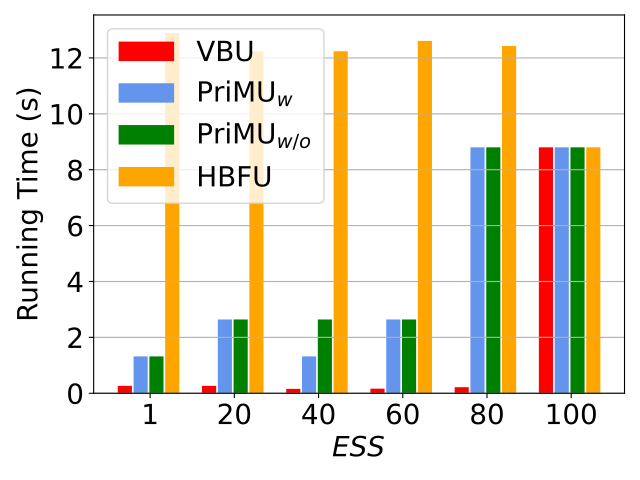

Python code for this plot:
import matplotlib.pyplot as plt
import numpy as np

# user num = 50
labels = ['1', '20', '40', '60', '80', '100']
#unl_fr = [10*10*0.22 *5, 10*10*0.22*5, 10*10*0.22 *5, 10*10*0.22*5 , 10*10*0.22*5  , 10*10*0.22*5  ]

unl_hess_r = [516*20/6000*0.22*5 +2.2*5 , 338*20/6000*0.22*5 +2.2*5 , 338*20/6000*0.22*5 +2.2*5 , 439*20/6000*0.22*5 +2.2*5 , 389*20/6000*0.22*5 +2.2 *5, 1200*20/6000*0.22*2*5]
unl_br = [72*20/6000*0.22*5           , 72*20/6000*0.22   *5    , 43*20/6000*0.22 *5      , 45*20/6000*0.22*5, 59*20/6000*0.22*5, 1200*20/6000*0.22*2*5 ]


unl_vib = [180*20/6000*0.22*5   *2      , 360*20/6000*0.22  *2 *5   , 180*20/6000*0.22  *2 *5  , 360*20/6000*0.22 *2*5, 1200*20/6000*0.22*2*5, 1200*20/6000*0.22*2*5 ]
unl_self_r = [180*20/6000*0.22*5  *2    , 360*20/6000*0.22  *2  *5  , 360*20/6000*0.22  *2  *5  , 360*20/6000*0.22 *2*5, 1200*20/6000*0.22*2*5, 1200*20/6000*0.22*2*5]




x = np.arange(len(labels))  # the label locations
width = 0.6  # the width of the bars
# no_noise = np.around(no_noise,0)
# samping = np.around(samping,0)
# ldp = np.around(ldp,0)


plt.figure()
#plt.subplots(figsize=(8, 5.3))
#plt.bar(x - width / 2 - width / 8 + width / 8, unl_fr, width=0.168, label='Retrain', color='dodgerblue', hatch='/')
plt.bar(x - width / 2 - width / 8 + width / 8 , unl_br,   width=0.168, label='VBU', color='r', hatch='/')
plt.bar(x - width / 8 - width / 16, unl_vib, width=0.168, label='PriMU$_{w}$', color='cornflowerblue', hatch='*')
plt.bar(x + width / 8, unl_self_r, width=0.168, label='PriMU$_{w/o}$', color='g', hatch='x')
plt.bar(x + width / 2 - width / 8 + width / 16, unl_hess_r, width=0.168, label='HBFU', color='orange', hatch='\\')


# plt.bar(x - width / 2.5 ,  unl_br, width=width/3, label='VBU', color='orange', hatch='\\')
# plt.bar(x,unl_self_r, width=width/3, label='RFU-SS', color='g', hatch='x')
# plt.bar(x + width / 2.5,  unl_hess_r, width=width/3, label='HBU', color='tomato', hatch='-')


# Add some text for labels, title and custom x-axis tick labels, etc.
plt.ylabel('Running Time (s)', fontsize=20)
# ax.set_title('Performance of Different Users n')
plt.xticks(x, labels, fontsize=20)
# ax.set_xticklabels(labels,fontsize=15)

my_y_ticks = np.arange(0, 13.1, 2)
plt.yticks(my_y_ticks, fontsize=20)
# ax.set_yticklabels(my_y_ticks,fontsize=15)
plt.grid(axis='y')
plt.legend(loc='upper left', fontsize=20)
plt.xlabel('$\it{ESS}$' ,fontsize=20)
# ax.bar_label(rects1, padding=1)
# ax.bar_label(rects2, padding=3)
# ax.bar_label(rects3, padding=3)

plt.tight_layout()

plt.rcParams['figure.figsize'] = (2.0, 1)
plt.rcParams['image.interpolation'] = 'nearest'
plt.rcParams['figure.subplot.left'] = 0.11
plt.rcParams['figure.subplot.bottom'] = 0.08
plt.rcParams['figure.subplot.right'] = 0.977
plt.rcParams['figure.subplot.top'] = 0.969
plt.savefig('mnist_rt_noise_analysis_bar.pdf', format='pdf', dpi=200)
plt.show()
